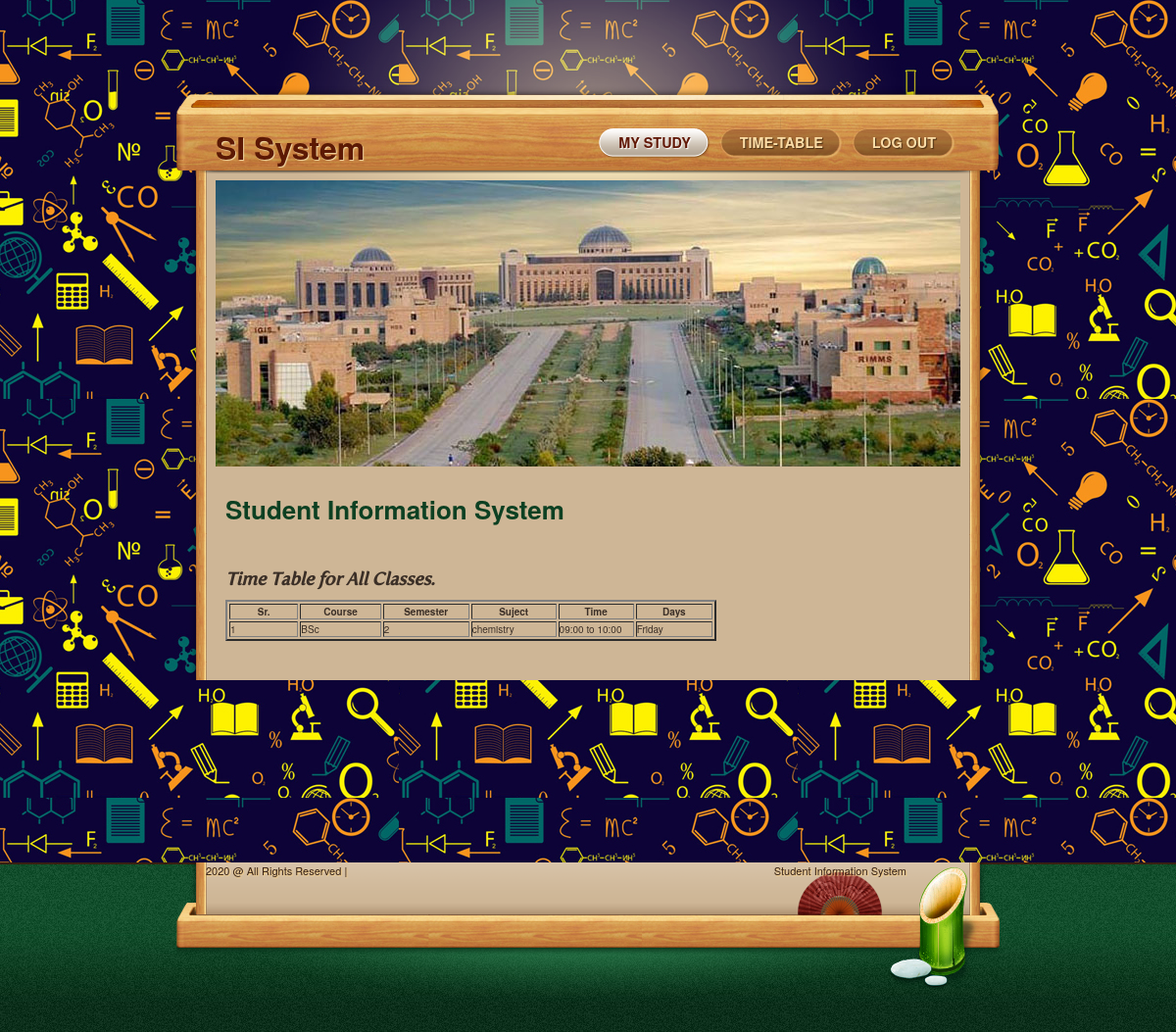
Page /SIstudent/timetable.php on the committed database.
### tables this page shows
CREATE TABLE `timetable` (
  `time_id` int(11) NOT NULL,
  `coursename` varchar(30) NOT NULL,
  `submane` varchar(30) NOT NULL,
  `semester` varchar(30) NOT NULL,
  `time` varchar(30) NOT NULL,
  `days` varchar(30) NOT NULL
);

### SIstudent/timetable.php (the view, shortened to what this page needs)
<?php include("Sheader.php");
 include('conection.php');?>
<section id="page"><font color="#FFFFFF"></font>
<header id="pageheader" class="homeheader">
<h1 class="sitedescription"><h2>&nbsp;</h2></h1>
</header>
<article class="post">
<header class="postheader">
<h1><a href="#">Student Information System</a></h1><h3>&nbsp;</h3>
<h3><i>Time Table for All Classes.</i></h3>
<table width="501" border="2">
  <tr>
  <th width="136"><strong>Sr.</strong></th>
    <th width="136"><strong>Course</strong> </th>
    <th width="136"><strong>Semester</strong></th>
	<th width="136"><strong>Suject</strong> </th>
    <th width="136" ><strong>Time</strong></th>
	<th width="136"><strong>Days</strong></th>
  </tr>
<?php
$ret=mysqli_query($con,"select * from timetable");
$cnt=1;
while ($row=mysqli_fetch_array($ret)) {
?>
<tr>
  <td><?php echo $cnt;?></td>
   <td><?php echo $row['coursename'];?></td>
    <td><?php echo $row['semester'];?></td>
  <td><?php echo $row['submane'];?></td>
  <td><?php echo $row['time'];?></td>
    <td><?php echo $row['days'];?></td>
</tr>
<?php
$cnt=$cnt+1;
}?>
</table>
</header>
</article>
</section>
</div>
<?php include("footer.php"); ?>

### SIstudent/style.css (style rules this page uses)
html, body { height:100%; }
body { background: url(images/bodybg.jpg) repeat; font-family:"Helvetica Neue", Helvetica, Verdana, sans-serif; color:#3b2f27; position:relative; }
h1 { font-size:3.2em; font-family: "Helvetica Neue", Helvetica, Verdana, sans-serif; }
a { color:#0d4022; text-decoration:none; }
#page { background: url(images/pagebg.png) repeat-y; padding:0 40px; }
#pageheader { margin-bottom:15px; }
.homeheader { background:url(images/header.jpg) no-repeat; height:292px; }
.post { margin-bottom:20px; padding:10px; }
#page h2 { font:2.4em 'Lobster', Arial, Helvetica, sans-serif; color:#621907; text-shadow:#ead7be 1px 1px 1px; }
.postheader { margin-bottom:10px; }
.sitedescription { color:#9edab8; font:normal 1.6em 'FertigoProRegular', Arial, sans-serif!important; color:#9edab8!important; text-shadow:#08421f 1px 1px 1px!important; }
.homeheader .sitedescription { padding:120px 280px 0 20px; }
.post h1 { font-size:2.6em!important; margin-bottom:10px; }
.post h3 { font-size:1.8em; }
.post h3, .post h4 { font-family:'FertigoProRegular', Arial, sans-serif; margin-bottom:10px; }

### rows in the picture
timetable: coursename "BSc", semester "2", submane "chemistry", time "09:00 to 10:00", days "Friday"
